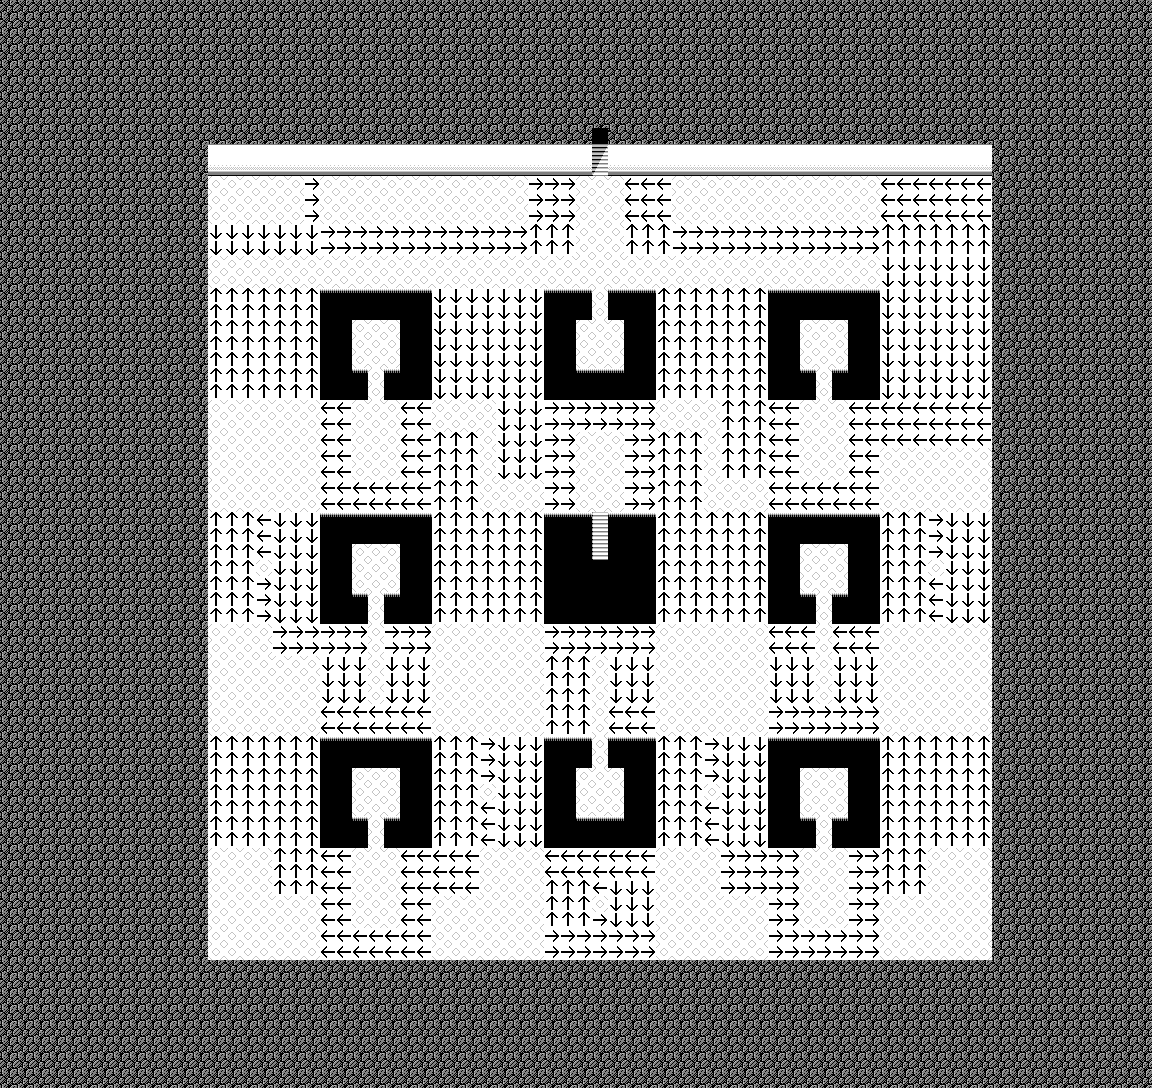

This is a level from a 2D game, rendered from its Tiled map with the project's own tilesets. A one-line summary and the map file follow, with tile-layer data summarised:
An orthogonal 72x68 tile map with 16x16 px tiles, 2 tile layers (Tile Layer 1, Tile Layer 2), 2 tilesets and 5 objects (2x Target, 2x Event, Chest).

<map version="1.0" orientation="orthogonal" renderorder="right-down" width="72" height="68" tilewidth="16" tileheight="16" nextobjectid="84">
 <properties>
  <property name="bgm" value="elemental_dungeons" />
  <property name="encounter" value="encounterset_level12_danger01" />
  <property name="name" value="Tiger Dungeon" />
 </properties>
 <tileset firstgid="1" source="../tilesets/lower.tsx" />
 <tileset firstgid="176" source="../tilesets/upper.tsx" />
 <layer name="Tile Layer 1" width="72" height="68">
  <properties>
   <property name="z" value="0" />
  </properties>
  <data>[4896 cells, 4896 non-empty, 15 distinct tile ids]</data>
 </layer>
 <layer name="Tile Layer 2" width="72" height="68">
  <properties>
   <property name="z" value=".5" />
  </properties>
  <data>[4896 cells, 0 non-empty, 0 distinct tile ids]</data>
 </layer>
 <objectgroup name="Object Layer 1">
  <object id="76" name="entry" type="Target" x="592" y="144" width="16" height="16" />
  <object id="77" name="tele" type="Event" x="592" y="128" width="16" height="16">
   <properties>
    <property name="onCollide" value="targetTele('world5/overworld.tmx', 'air')" />
   </properties>
  </object>
  <object id="78" name="chest" type="Chest" x="592" y="784" width="16" height="16">
   <properties>
    <property name="collectable" value="stone_white" />
   </properties>
  </object>
  <object id="82" name="tele" type="Event" x="592" y="560" width="16" height="16">
   <properties>
    <property name="onCollide" value="targetTele('world5/air02.tmx', 'stairs')" />
   </properties>
  </object>
  <object id="83" name="stairs" type="Target" x="592" y="544" width="16" height="16" />
 </objectgroup>
</map>
